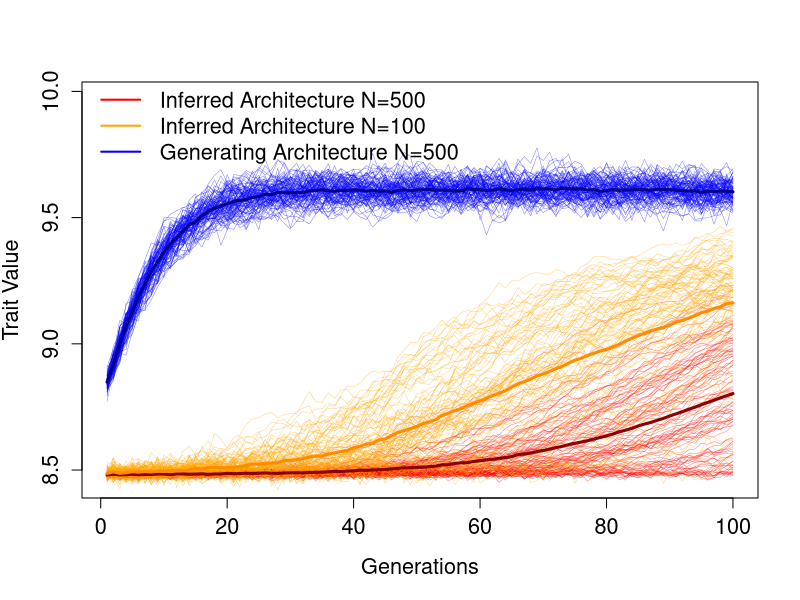
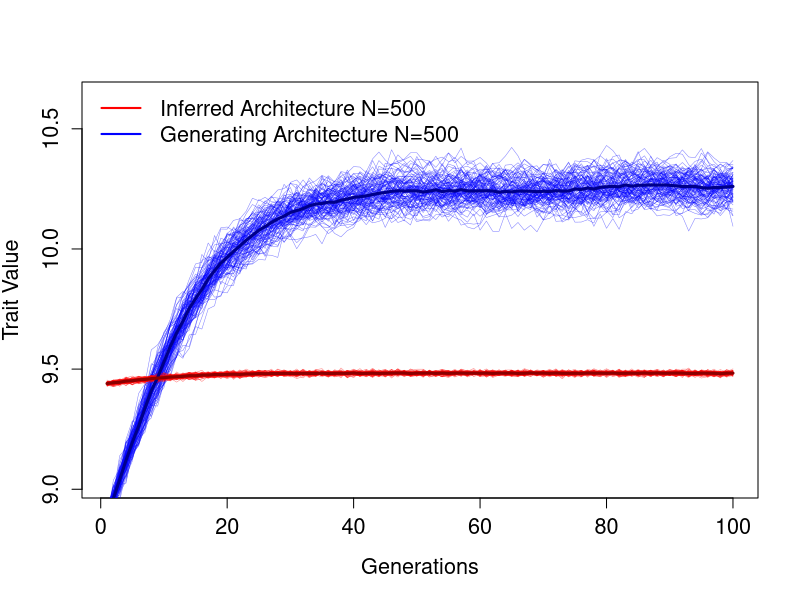
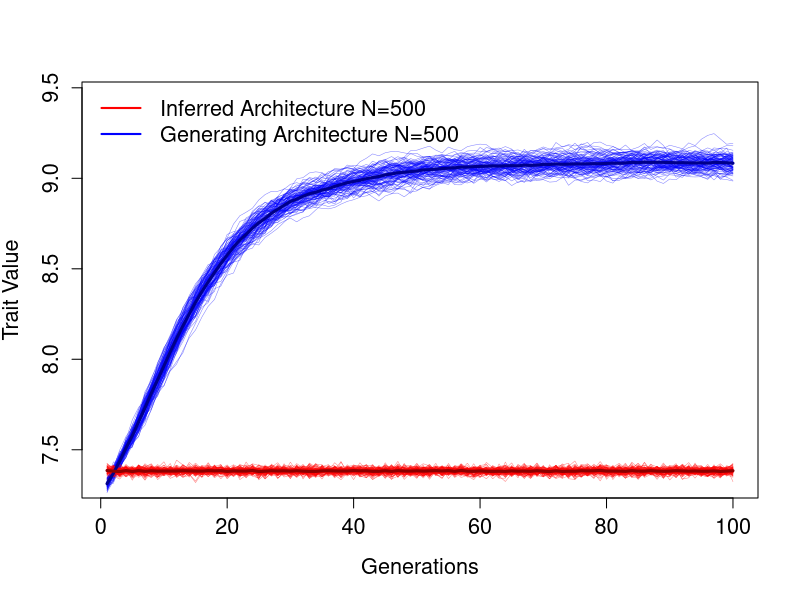

Here is the R script that generated these plots, in order:
# Jorja Burch - jorjaelliott@tamu.edu
# selection simulation figures script

library(scales)

##### AaAa #####
# define path to save plot as pdf
pdf("select_AaAa.pdf")

# read in generating trait results
res.aa.compound.trait <- as.matrix(read.csv("../../results/selection simulation results/res.aa.compound.trait.csv", row.names = 1))

# read in inferred trait results
res.aa.single.trait <- as.matrix(read.csv("../../results/selection simulation results/res.aa.single.trait.csv", row.names = 1))

# read in inferred trait N=100 results
res.aa.single.trait100 <- as.matrix(read.csv("../../results/selection simulation results/res.aa.single.trait100.csv", row.names = 1))


# plot generating trait arch
plot(res.aa.compound.trait[1,], type="l", 
     ylim=c(range(c(res.aa.single.trait, (res.aa.compound.trait + 0.2)))),
     ylab="Trait Value", xlab="Generations", 
     col=alpha("blue",0.5), lwd=0.5, cex.axis=1.3, cex.lab=1.3)
for(i in 2:nrow(res.aa.compound.trait)){
  lines(res.aa.compound.trait[i,], col=alpha("blue", 0.5), lwd=0.5)
}
# add inferred trait arch
for(i in 1:nrow(res.aa.single.trait)){
  lines(res.aa.single.trait[i,], col=alpha("red",0.5), lwd=0.5)
}
for(i in 1:nrow(res.aa.single.trait100)){
  lines(res.aa.single.trait100[i,], col=alpha("orange", 0.5), lwd=0.5)
}
meanline_comp <- colMeans(res.aa.compound.trait)
meanline_sing <- colMeans(res.aa.single.trait)
meanline_sing100 <- colMeans(res.aa.single.trait100)
lines(meanline_comp, col="dark blue", lwd=3)
lines(meanline_sing, col="dark red", lwd=3)
lines(meanline_sing100, col="dark orange", lwd=3)

legend(x=-3, y=10.07, legend=c("Inferred Architecture N=500", "Inferred Architecture N=100", "Generating Architecture N=500"),
       col=c("red", "orange", "blue"), lwd=2, lty=1, bty="n", cex=1.3)

# close the pdf device
dev.off()
##### AaAa #####


##### AaAd #####
# define path to save plot as pdf
pdf("select_AaAd.pdf")

# read in generating trait results
res.ad.compound.trait <- as.matrix(read.csv("../../results/selection simulation results/res.ad.compound.trait.csv", row.names = 1))

# read in inferred trait results
res.ad.single.trait <- as.matrix(read.csv("../../results/selection simulation results/res.ad.single.trait.csv", row.names = 1))

# plot generating trait arch
plot(res.ad.compound.trait[1,], type="l", 
     ylim=c(range(c(res.ad.single.trait, (res.ad.compound.trait + 0.2)))),
     ylab="Trait Value", xlab="Generations",
     col=alpha("blue",0.5), lwd=0.5, cex.axis=1.3, cex.lab=1.3)
for(i in 2:nrow(res.ad.compound.trait)){
  lines(res.ad.compound.trait[i,], col=alpha("blue", 0.5), lwd=0.5)
}
# add inferred trait arch
for(i in 1:nrow(res.ad.single.trait)){
  lines(res.ad.single.trait[i,], col=alpha("red",0.5), lwd=0.5)
}
meanline_comp <- colMeans(res.ad.compound.trait)
meanline_sing <- colMeans(res.ad.single.trait)
lines(meanline_comp, col="dark blue", lwd=3)
lines(meanline_sing, col="dark red", lwd=3)
legend("topleft", legend=c("Inferred Architecture N=500", "Generating Architecture N=500"),
       col=c("red", "blue"), lwd=2, lty=1, bty="n", cex=1.3)

# close the pdf device
dev.off()
##### AaAd #####


##### AdAd #####
# define path to save plot as pdf
pdf("select_AdAd.pdf")

# read in generating trait results
res.dd.compound.trait <- as.matrix(read.csv("../../results/selection simulation results/res.dd.compound.trait.csv", row.names = 1))

# read in inferred trait results
res.dd.single.trait <- as.matrix(read.csv("../../results/selection simulation results/res.dd.single.trait.csv", row.names = 1))

# plot generating trait arch
plot(res.dd.compound.trait[1,], type="l", 
     ylim=c(range(c(res.dd.single.trait, (res.dd.compound.trait + 0.2)))),
     ylab="Trait Value", xlab="Generations", col=alpha("blue",0.5), 
     lwd=0.5, cex.axis=1.3, cex.lab=1.3)
for(i in 2:nrow(res.dd.compound.trait)){
  lines(res.dd.compound.trait[i,], col=alpha("blue", 0.5), lwd=0.5)
}
# add inferred trait arch
for(i in 1:nrow(res.dd.single.trait)){
  lines(res.dd.single.trait[i,], col=alpha("red",0.5), lwd=0.5)
}
meanline_comp <- colMeans(res.dd.compound.trait)
meanline_sing <- colMeans(res.dd.single.trait)
lines(meanline_comp, col="dark blue", lwd=3)
lines(meanline_sing, col="dark red", lwd=3)
legend("topleft", legend=c("Inferred Architecture N=500", "Generating Architecture N=500"), 
       col=c("red", "blue"), lwd=2, lty=1, bty="n", cex=1.3)

# close the pdf device
dev.off()
##### AdAd #####
